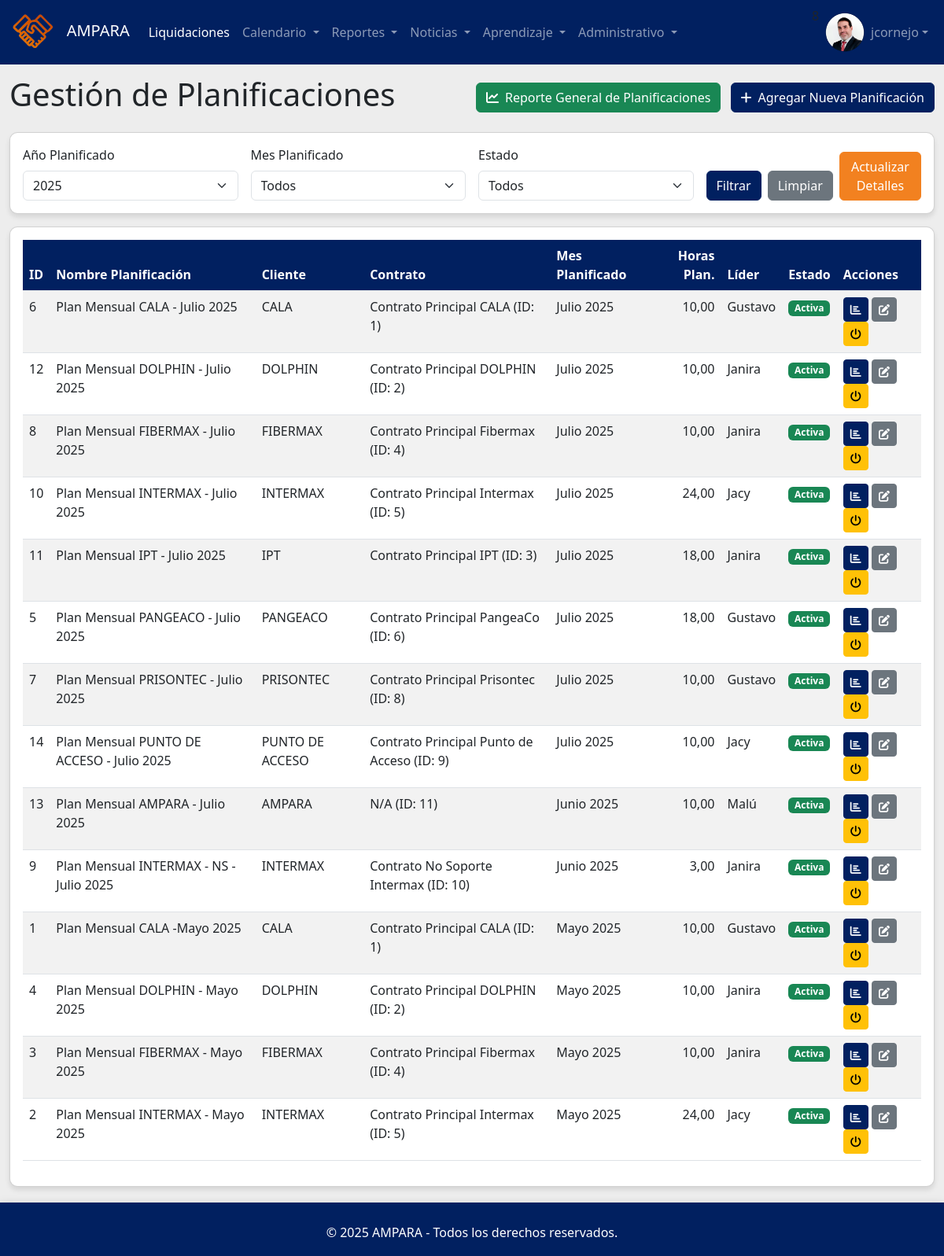
The page /planificaciones.php (signed in) on the database its author committed.
### tables this page shows
CREATE TABLE `empleado` (
  `idempleado` int(11) NOT NULL,
  `nombres` varchar(100) NOT NULL,
  `paterno` varchar(50) NOT NULL,
  `materno` varchar(50) NOT NULL,
  `nombrecorto` varchar(50) DEFAULT NULL,
  `dni` varchar(10) NOT NULL,
  `nacimiento` date NOT NULL,
  `lugarnacimiento` varchar(100) NOT NULL,
  `domicilio` varchar(150) NOT NULL,
  `estadocivil` varchar(50) NOT NULL,
  `correopersonal` varchar(100) NOT NULL,
  `correocorporativo` varchar(100) NOT NULL,
  `telcelular` varchar(15) NOT NULL,
  `telfijo` varchar(10) NOT NULL,
  `horasmeta` int(11) NOT NULL DEFAULT 30,
  `area` varchar(50) NOT NULL,
  `cargo` varchar(50) NOT NULL,
  `derechohabiente` varchar(50) NOT NULL,
  `cantidadhijos` int(11) NOT NULL,
  `contactoemergencia` varchar(100) NOT NULL,
  `nivelestudios` varchar(50) NOT NULL,
  `regimenpension` varchar(50) NOT NULL,
  `fondopension` varchar(50) NOT NULL,
  `cussp` varchar(50) NOT NULL,
  `modalidad` varchar(50) NOT NULL,
  `rutafoto` varchar(250) NOT NULL,
  `activo` int(11) NOT NULL,
  `editor` int(11) NOT NULL DEFAULT 0,
  `registrado` timestamp NOT NULL DEFAULT current_timestamp(),
  `modificado` timestamp NOT NULL DEFAULT current_timestamp()
);

CREATE TABLE `planificacion` (
  `Idplanificacion` int(11) NOT NULL,
  `idContratoCliente` int(11) NOT NULL,
  `nombreplan` varchar(255) NOT NULL,
  `fechaplan` date NOT NULL,
  `horasplan` int(11) NOT NULL,
  `lider` int(11) NOT NULL,
  `comentario` text DEFAULT NULL,
  `activo` int(11) NOT NULL DEFAULT 1,
  `editor` int(11) NOT NULL,
  `registrado` timestamp NOT NULL DEFAULT current_timestamp(),
  `modificado` timestamp NOT NULL DEFAULT current_timestamp() ON UPDATE current_timestamp()
);

CREATE TABLE `cliente` (
  `idcliente` int(11) NOT NULL,
  `razonsocial` varchar(50) NOT NULL,
  `nombrecomercial` varchar(50) NOT NULL,
  `ruc` varchar(15) NOT NULL,
  `direccion` varchar(150) NOT NULL,
  `telefono` varchar(15) NOT NULL,
  `sitioweb` varchar(150) NOT NULL,
  `representante` varchar(100) NOT NULL,
  `telrepresentante` varchar(15) NOT NULL,
  `correorepre` varchar(150) NOT NULL,
  `gerente` varchar(150) NOT NULL,
  `telgerente` varchar(15) NOT NULL,
  `correogerente` varchar(150) NOT NULL,
  `activo` int(11) NOT NULL DEFAULT 1,
  `editor` int(11) NOT NULL DEFAULT 1,
  `registrado` timestamp NOT NULL DEFAULT current_timestamp(),
  `modificado` timestamp NOT NULL DEFAULT current_timestamp()
);

CREATE TABLE `contratocliente` (
  `idcontratocli` int(11) NOT NULL,
  `idcliente` int(11) NOT NULL,
  `lider` int(11) NOT NULL,
  `descripcion` varchar(500) NOT NULL,
  `fechainicio` date NOT NULL,
  `fechafin` date DEFAULT NULL,
  `horasfijasmes` int(11) NOT NULL,
  `costohorafija` decimal(7,2) NOT NULL,
  `mesescontrato` int(11) NOT NULL,
  `totalhorasfijas` int(11) NOT NULL,
  `tipobolsa` varchar(50) NOT NULL,
  `costohoraextra` decimal(7,2) NOT NULL,
  `montofijomes` decimal(7,2) NOT NULL,
  `planmontomes` decimal(7,2) NOT NULL,
  `planhoraextrames` int(11) NOT NULL,
  `status` varchar(50) NOT NULL,
  `tipohora` varchar(500) NOT NULL,
  `activo` int(11) NOT NULL,
  `editor` int(11) NOT NULL DEFAULT 1,
  `registrado` timestamp NOT NULL DEFAULT current_timestamp(),
  `modificado` timestamp NOT NULL DEFAULT current_timestamp()
);

### planificaciones.php (the view, shortened to what the rows shown need)
<?php
$page_title = "Gestión de Planificaciones";
require_once 'includes/header.php';
require_once 'funciones.php';
$filtros_get = [
    'anio_planificado' => $_GET['anio_planificado'] ?? date('Y'),
    'mes_planificado' => $_GET['mes_planificado'] ?? '',
    'activo' => $_GET['activo'] ?? ''
];
$planificaciones = obtenerTodasPlanificaciones($filtros_get);
$meses_espanol = [
    '01' => 'Enero', '02' => 'Febrero', '03' => 'Marzo', '04' => 'Abril',
    '05' => 'Mayo', '06' => 'Junio', '07' => 'Julio', '08' => 'Agosto',
    '09' => 'Septiembre', '10' => 'Octubre', '11' => 'Noviembre', '12' => 'Diciembre'
];
?>
<div class="container-fluid mt-4">
    <div class="d-flex justify-content-between align-items-center mb-3">
        <h1><?php echo $page_title; ?></h1>
    </div>
    <div class="card">
        <div class="card-body">
            <table id="tablaPlanificaciones" class="table table-striped table-hover dt-responsive nowrap" style="width:100%">
                <thead>
                    <tr>
                        <th>ID</th>
                        <th>Nombre Planificación</th>
                        <th>Cliente</th>
                        <th>Contrato</th>
                        <th>Mes Planificado</th>
                        <th class="text-end">Horas Plan.</th>
                        <th>Líder</th>
                        <th>Estado</th>
                        <th>Acciones</th>
                    </tr>
                </thead>
                <tbody>
                    <?php if (!empty($planificaciones)): ?>
                        <?php foreach ($planificaciones as $plan): ?>
                            <tr>
                                <td><?php echo htmlspecialchars($plan['idplanificacion']); ?></td>
                                <td><?php echo htmlspecialchars($plan['nombre_planificacion']); ?></td>
                                <td><?php echo htmlspecialchars($plan['nombre_cliente']); ?></td>
                                <td><?php echo htmlspecialchars($plan['descripcion_contrato'] ?: 'N/A'); ?> (ID: <?php echo htmlspecialchars($plan['idcontratocli']); ?>)</td>
                                <td><?php
                                    $fecha_plan = new DateTime($plan['mes_planificado']);
                                    echo htmlspecialchars($meses_espanol[$fecha_plan->format('m')] . " " . $fecha_plan->format('Y'));
                                ?></td>
                                <td class="text-end"><?php echo htmlspecialchars(number_format($plan['horas_planificadas'], 2, ',', '.')); ?></td>
                                <td><?php echo htmlspecialchars($plan['nombre_lider'] ?: 'N/A'); ?></td>
                                <td>
                                    <?php if ($plan['activo'] == 1): ?>
                                        <span class="badge bg-success">Activa</span>
                                    <?php else: ?>
                                        <span class="badge bg-danger">Inactiva</span>
                                    <?php endif; ?>
                                </td>
                                <td>
                                    <button type="button" class="btn btn-primary btn-sm ver-reporte-grafico-planificacion"
                                            data-idplanificacion="<?php echo $plan['idplanificacion']; ?>"
                                            data-nombreplan="<?php echo htmlspecialchars($plan['nombre_planificacion']); ?>"
                                            title="Ver Reporte Gráfico de Planificación">
                                        <i class="fas fa-chart-bar"></i>
                                    </button>
                                    <a href="editar_planificacion.php?id=<?php echo $plan['idplanificacion']; ?>" class="btn btn-secondary btn-sm" title="Editar Planificación">
                                        <i class="fas fa-edit"></i>
                                    </a>
                                    <button type="button" class="btn btn-<?php echo $plan['activo'] ? 'warning' : 'success'; ?> btn-sm cambiar-estado-planificacion"
                                            data-id="<?php echo $plan['idplanificacion']; ?>"
                                            data-nombre="<?php echo htmlspecialchars($plan['nombre_planificacion']); ?>"
                                            data-estado-actual="<?php echo $plan['activo']; ?>"
                                            title="<?php echo $plan['activo'] ? 'Desactivar' : 'Activar'; ?> Planificación">
                                        <i class="fas fa-power-off"></i>
                                    </button>
                                </td>
                            </tr>
                        <?php endforeach; ?>
                    <?php else: ?>
                        <tr>
                            <td colspan="9" class="text-center">No hay planificaciones registradas para los filtros seleccionados.</td>
                        </tr>
                    <?php endif; ?>
                </tbody>
            </table>
        </div>
    </div>
</div>
<?php
require_once 'includes/footer.php';
?>

### includes/header.php (shortened to what the rows shown need)
<?php
require_once 'conexion.php';
$ruta_foto_usuario = 'img/fotos/empleados/usuario01.png';
$nombre_usuario_display = 'Usuario';
if (isset($_SESSION['idusuario'])) {
    if (isset($_SESSION['nombre_usuario'])) {
        $nombre_usuario_display = htmlspecialchars($_SESSION['nombre_usuario']);
    }
    if (isset($_SESSION['idemp']) && $pdo) {
        try {
            $stmt_foto = $pdo->prepare("SELECT rutafoto FROM empleado WHERE idempleado = :idemp AND activo = 1");
            $stmt_foto->bindParam(':idemp', $_SESSION['idemp']);
            $stmt_foto->execute();
            $empleado_info = $stmt_foto->fetch(PDO::FETCH_ASSOC);
            if ($empleado_info && !empty($empleado_info['rutafoto'])) {
                $ruta_foto_usuario = htmlspecialchars($empleado_info['rutafoto']);
            }
        } catch (PDOException $e) {
            error_log("Error al obtener rutafoto: " . $e->getMessage());
        }
    }
}
?>
<!DOCTYPE html>
<html lang="es">
<head>
    <link href="https://cdn.jsdelivr.net/npm/bootstrap@5.3.0/dist/css/bootstrap.min.css" rel="stylesheet">
    <link rel="stylesheet" href="https://cdnjs.cloudflare.com/ajax/libs/font-awesome/6.0.0/css/all.min.css">
    <link rel="stylesheet" href="https://cdn.datatables.net/1.11.5/css/dataTables.bootstrap5.min.css">
    <link rel="stylesheet" href="css/estilo.css">
</head>
<body>
    <nav class="navbar navbar-expand-lg navbar-dark bg-primary fixed-top">
        <div class="container-fluid">
            <div class="collapse navbar-collapse" id="navbarNavPrincipal">
                <ul class="navbar-nav ms-auto">
                    <?php if (isset($_SESSION['idusuario'])): echo $_SESSION['idemp'];?>
                        <li class="nav-item dropdown">
                            <a class="nav-link dropdown-toggle d-flex align-items-center" href="#" id="navbarDropdownUser" role="button" data-bs-toggle="dropdown" aria-expanded="false">
                                <img  src="<?php echo $ruta_foto_usuario; ?>" alt="Foto de perfil" class="rounded-circle me-2 user-avatar"  style="height: 50px; width: 50px;">
                                <?php echo $nombre_usuario_display; ?>
                            </a>
                        </li>
                    <?php else: ?>
                        <li class="nav-item">
                            <a class="nav-link" href="../login.php">Iniciar Sesión</a>
                        </li>
                    <?php endif; ?>
                </ul>
            </div>
        </div>
    </nav>

### rows shown on the page
empleado: rutafoto (picture)
planificacion: Idplanificacion "6", nombreplan "Plan Mensual CALA - Julio 2025", cliente.nombrecomercial "CALA", idContratoCliente.descripcion "Contrato Principal CALA", idContratoCliente "1", fechaplan "Julio 2025", horasplan "10,00", lider.nombrecorto "Gustavo", activo "Activa"
planificacion: Idplanificacion "12", nombreplan "Plan Mensual DOLPHIN - Julio 2025", cliente.nombrecomercial "DOLPHIN", idContratoCliente.descripcion "Contrato Principal DOLPHIN", idContratoCliente "2", fechaplan "Julio 2025", horasplan "10,00", lider.nombrecorto "Janira", activo "Activa"
planificacion: Idplanificacion "8", nombreplan "Plan Mensual FIBERMAX - Julio 2025", cliente.nombrecomercial "FIBERMAX", idContratoCliente.descripcion "Contrato Principal Fibermax", idContratoCliente "4", fechaplan "Julio 2025", horasplan "10,00", lider.nombrecorto "Janira", activo "Activa"
planificacion: Idplanificacion "10", nombreplan "Plan Mensual INTERMAX - Julio 2025", cliente.nombrecomercial "INTERMAX", idContratoCliente.descripcion "Contrato Principal Intermax", idContratoCliente "5", fechaplan "Julio 2025", horasplan "24,00", lider.nombrecorto "Jacy", activo "Activa"
planificacion: Idplanificacion "11", nombreplan "Plan Mensual IPT - Julio 2025", cliente.nombrecomercial "IPT", idContratoCliente.descripcion "Contrato Principal IPT", idContratoCliente "3", fechaplan "Julio 2025", horasplan "18,00", lider.nombrecorto "Janira", activo "Activa"
planificacion: Idplanificacion "5", nombreplan "Plan Mensual PANGEACO - Julio 2025", cliente.nombrecomercial "PANGEACO", idContratoCliente.descripcion "Contrato Principal PangeaCo", idContratoCliente "6", fechaplan "Julio 2025", horasplan "18,00", lider.nombrecorto "Gustavo", activo "Activa"
planificacion: Idplanificacion "7", nombreplan "Plan Mensual PRISONTEC - Julio 2025", cliente.nombrecomercial "PRISONTEC", idContratoCliente.descripcion "Contrato Principal Prisontec", idContratoCliente "8", fechaplan "Julio 2025", horasplan "10,00", lider.nombrecorto "Gustavo", activo "Activa"
planificacion: Idplanificacion "14", nombreplan "Plan Mensual PUNTO DE ACCESO - Julio 2025", cliente.nombrecomercial "PUNTO DE ACCESO", idContratoCliente.descripcion "Contrato Principal Punto de Acceso", idContratoCliente "9", fechaplan "Julio 2025", horasplan "10,00", lider.nombrecorto "Jacy", activo "Activa"
planificacion: Idplanificacion "13", nombreplan "Plan Mensual AMPARA - Julio 2025", cliente.nombrecomercial "AMPARA", idContratoCliente.descripcion "N/A", idContratoCliente "11", fechaplan "Junio 2025", horasplan "10,00", editor.nombrecorto "Malú", activo "Activa"
planificacion: Idplanificacion "9", nombreplan "Plan Mensual INTERMAX - NS - Julio 2025", cliente.nombrecomercial "INTERMAX", idContratoCliente.descripcion "Contrato No Soporte Intermax", idContratoCliente "10", fechaplan "Junio 2025", horasplan "3,00", lider.nombrecorto "Janira", activo "Activa"
planificacion: Idplanificacion "1", nombreplan "Plan Mensual CALA -Mayo 2025", cliente.nombrecomercial "CALA", idContratoCliente.descripcion "Contrato Principal CALA", idContratoCliente "1", fechaplan "Mayo 2025", horasplan "10,00", lider.nombrecorto "Gustavo", activo "Activa"
planificacion: Idplanificacion "4", nombreplan "Plan Mensual DOLPHIN - Mayo 2025", cliente.nombrecomercial "DOLPHIN", idContratoCliente.descripcion "Contrato Principal DOLPHIN", idContratoCliente "2", fechaplan "Mayo 2025", horasplan "10,00", lider.nombrecorto "Janira", activo "Activa"
planificacion: Idplanificacion "3", nombreplan "Plan Mensual FIBERMAX - Mayo 2025", cliente.nombrecomercial "FIBERMAX", idContratoCliente.descripcion "Contrato Principal Fibermax", idContratoCliente "4", fechaplan "Mayo 2025", horasplan "10,00", lider.nombrecorto "Janira", activo "Activa"
planificacion: Idplanificacion "2", nombreplan "Plan Mensual INTERMAX - Mayo 2025", cliente.nombrecomercial "INTERMAX", idContratoCliente.descripcion "Contrato Principal Intermax", idContratoCliente "5", fechaplan "Mayo 2025", horasplan "24,00", lider.nombrecorto "Jacy", activo "Activa"

### other values the page prints
$nombre_usuario_display "jcornejo"
$page_title "Gestión de Planificaciones"
form field anio_planificado "2025"
